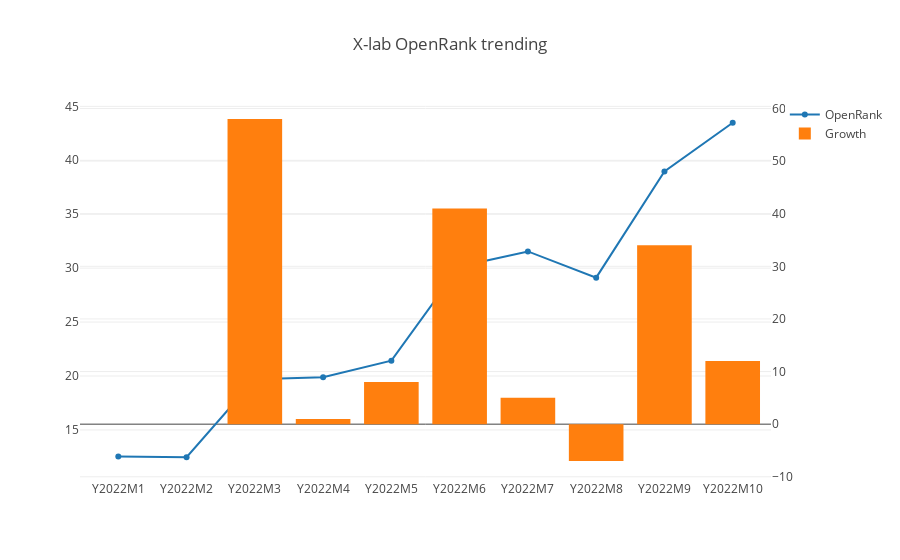

Notebook cell for this chart:
### Markdown cell above
## Overview

This part is the history OpenRank trending of all projects in X-lab community.

### Code cell
openDigger.index.openrank.getRepoOpenrank({
    repoIds: [288431943, 470364208, 467768946, 461374162, 471252840, 477937218, 428629051, 262909684, 221379769, 259035151, 358757145, 502755745, 508325123, 533339106],
    startYear, startMonth,
    endYear, endMonth,
    groupTimeRange: 'month', limit: -1,
}).then(data => {
    var x = [], v = [], g = []; g.push(0);
    forEveryMonth((y, m, index) => {
        var key = `Y${y}M${m}`;
        x.push(key); v.push(0);
        data.forEach(row => { v[index] += (row.open_rank[index] ? row.open_rank[index] : 0); row[key] = row.open_rank[index] ? row.open_rank[index] : 0; });
        if (index > 0) g.push(Math.ceil((v[index]-v[index-1])*100/v[index-1]));
    });
    data.forEach(row => { delete row.open_rank; delete row.org; });
    console.table(data);
    openDigger.render.plotly([
        { x, y: v, type: 'scatter', name: 'OpenRank' },
        { x, y: g, type: 'bar', yaxis: 'y2', name: 'Growth'}
    ], {
        title: 'X-lab OpenRank trending',
        yaxis2: { overlaying: 'y', side: 'right' }
    });
    console.log(`2022.7 based growth: ${v.map(i => (i/v[6]).toFixed(2))}`);
    fs.writeFileSync('all_data.json', JSON.stringify(data));
});

### Figure 1 — Plotly figure (JSON) as saved in the notebook; plotly's stock layout.template omitted (floating-point values rounded to 4 significant figures)
{"data": [{"name": "OpenRank", "type": "scatter", "x": ["Y2022M1", "Y2022M2", "Y2022M3", "Y2022M4", "Y2022M5", "Y2022M6", "Y2022M7", "Y2022M8", "Y2022M9", "Y2022M10"], "y": [12.53, 12.47, 19.7, 19.88, 21.42, 30.16, 31.55, 29.12, 38.96, 43.48]}, {"name": "Growth", "type": "bar", "x": ["Y2022M1", "Y2022M2", "Y2022M3", "Y2022M4", "Y2022M5", "Y2022M6", "Y2022M7", "Y2022M8", "Y2022M9", "Y2022M10"], "y": [0, 0, 58, 1, 8, 41, 5, -7, 34, 12], "yaxis": "y2"}], "layout": {"autosize": true, "title": {"text": "X-lab OpenRank trending"}, "xaxis": {"autorange": true, "range": [-0.5315, 9.531], "type": "category"}, "yaxis": {"autorange": true, "range": [9.911, 46.04], "type": "linear"}, "yaxis2": {"autorange": true, "overlaying": "y", "range": [-10.61, 61.61], "side": "right", "type": "linear"}}}
